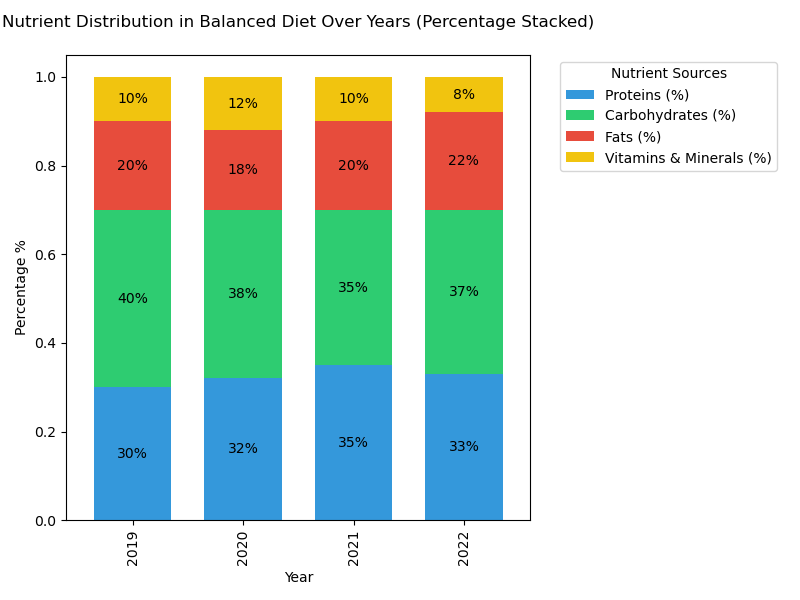

The Python source for this figure:

import seaborn as sns
import matplotlib.pyplot as plt
import pandas as pd

# Create a dataframe from the chart data
data = [
    {'Year': 2019, 'Proteins (%)': 30, 'Carbohydrates (%)': 40, 'Fats (%)': 20, 'Vitamins & Minerals (%)': 10},
    {'Year': 2020, 'Proteins (%)': 32, 'Carbohydrates (%)': 38, 'Fats (%)': 18, 'Vitamins & Minerals (%)': 12},
    {'Year': 2021, 'Proteins (%)': 35, 'Carbohydrates (%)': 35, 'Fats (%)': 20, 'Vitamins & Minerals (%)': 10},
    {'Year': 2022, 'Proteins (%)': 33, 'Carbohydrates (%)': 37, 'Fats (%)': 22, 'Vitamins & Minerals (%)': 8}
]
df = pd.DataFrame(data)
df.set_index('Year', inplace=True)

# Convert the dataframe to a 100% stacked format
df_percent = df.div(df.sum(axis=1), axis=0)

# Plot the 100% stacked bar chart
ax = df_percent.plot(kind='bar', stacked=True, color=['#3498db', '#2ecc71', '#e74c3c', '#f1c40f'], figsize=(8, 6), width=0.7)

# Customizing the plot to make it more informative
plt.title('Nutrient Distribution in Balanced Diet Over Years (Percentage Stacked)', pad=20)
plt.xlabel('Year')
plt.ylabel('Percentage %')

# Annotate the percentages on top of the bars
for p in ax.patches:
    width = p.get_width()
    height = p.get_height()
    x, y = p.get_xy()
    if height > 0:
        ax.text(x + width / 2, 
                y + height / 2, 
                '{:.0%}'.format(height), 
                horizontalalignment='center', 
                verticalalignment='center')

# Adjust legend
plt.legend(title='Nutrient Sources', bbox_to_anchor=(1.05, 1), loc='upper left')

# Show the plot
plt.tight_layout()
plt.show()
